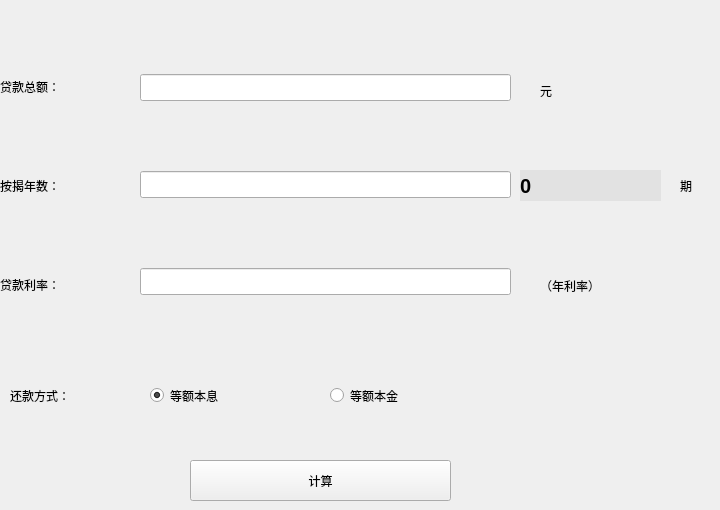
        <widget class="QWidget" name="page_2">
         <widget class="QLabel" name="label_13">
          <property name="geometry">
           <rect>
            <x>10</x>
            <y>370</y>
            <width>121</width>
            <height>51</height>
           </rect>
          </property>
          <property name="text">
           <string>还款方式：</string>
          </property>
         </widget>
         <widget class="QRadioButton" name="radioButton_5">
          <property name="geometry">
           <rect>
            <x>150</x>
            <y>380</y>
            <width>141</width>
            <height>31</height>
           </rect>
          </property>
          <property name="text">
           <string>等额本息</string>
          </property>
          <property name="checked">
           <bool>true</bool>
          </property>
         </widget>
         <widget class="QRadioButton" name="radioButton_6">
          <property name="geometry">
           <rect>
            <x>330</x>
            <y>380</y>
            <width>141</width>
            <height>31</height>
           </rect>
          </property>
          <property name="text">
           <string>等额本金</string>
          </property>
         </widget>
         <widget class="QPushButton" name="pushButton_3">
          <property name="geometry">
           <rect>
            <x>190</x>
            <y>460</y>
            <width>261</width>
            <height>41</height>
           </rect>
          </property>
          <property name="text">
           <string>计算</string>
          </property>
         </widget>
         <widget class="QLabel" name="label_42">
          <property name="geometry">
           <rect>
            <x>520</x>
            <y>170</y>
            <width>141</width>
            <height>31</height>
           </rect>
          </property>
          <property name="font">
           <font>
            <pointsize>15</pointsize>
            <weight>75</weight>
            <bold>true</bold>
           </font>
          </property>
          <property name="styleSheet">
           <string notr="true">background-color: rgb(226, 226, 226);</string>
          </property>
          <property name="text">
           <string>0</string>
          </property>
         </widget>
         <widget class="QLabel" name="label_43">
          <property name="geometry">
           <rect>
            <x>680</x>
            <y>170</y>
            <width>31</width>
            <height>31</height>
           </rect>
          </property>
          <property name="text">
           <string>期</string>
          </property>
         </widget>
         <widget class="QLabel" name="label_49">
          <property name="geometry">
           <rect>
            <x>540</x>
            <y>270</y>
            <width>131</width>
            <height>31</height>
           </rect>
          </property>
          <property name="text">
           <string>（年利率）</string>
          </property>
         </widget>
         <widget class="QLabel" name="label_27">
          <property name="geometry">
           <rect>
            <x>540</x>
            <y>70</y>
            <width>101</width>
            <height>41</height>
           </rect>
          </property>
          <property name="text">
           <string>元</string>
          </property>
         </widget>
         <widget class="QWidget" name="widget_5" native="true">
          <property name="geometry">
           <rect>
            <x>0</x>
            <y>40</y>
            <width>151</width>
            <height>291</height>
           </rect>
          </property>
          <layout class="QVBoxLayout" name="verticalLayout_5">
           <item>
            <widget class="QLabel" name="label_10">
             <property name="text">
              <string>贷款总额：</string>
             </property>
            </widget>
           </item>
           <item>
            <widget class="QLabel" name="label_11">
             <property name="text">
              <string>按揭年数：</string>
             </property>
            </widget>
           </item>
           <item>
            <widget class="QLabel" name="label_12">
             <property name="text">
              <string>贷款利率：</string>
             </property>
            </widget>
           </item>
          </layout>
         </widget>
         <widget class="QWidget" name="widget_6" native="true">
          <property name="geometry">
           <rect>
            <x>140</x>
            <y>10</y>
            <width>371</width>
            <height>351</height>
           </rect>
          </property>
          <layout class="QVBoxLayout" name="verticalLayout_6">
           <item>
            <widget class="QLineEdit" name="lineEdit_5">
             <property name="font">
              <font>
               <pointsize>12</pointsize>
               <weight>50</weight>
               <italic>true</italic>
               <bold>false</bold>
              </font>
             </property>
             <property name="text">
              <string/>
             </property>
            </widget>
           </item>
           <item>
            <widget class="QLineEdit" name="lineEdit_6">
             <property name="font">
              <font>
               <pointsize>12</pointsize>
               <weight>50</weight>
               <italic>true</italic>
               <bold>false</bold>
              </font>
             </property>
             <property name="text">
              <string/>
             </property>
            </widget>
           </item>
           <item>
            <widget class="QLineEdit" name="lineEdit_7">
             <property name="font">
              <font>
               <pointsize>12</pointsize>
               <weight>50</weight>
               <italic>true</italic>
               <bold>false</bold>
              </font>
             </property>
             <property name="text">
              <string/>
             </property>
            </widget>
           </item>
          </layout>
         </widget>
        </widget>
